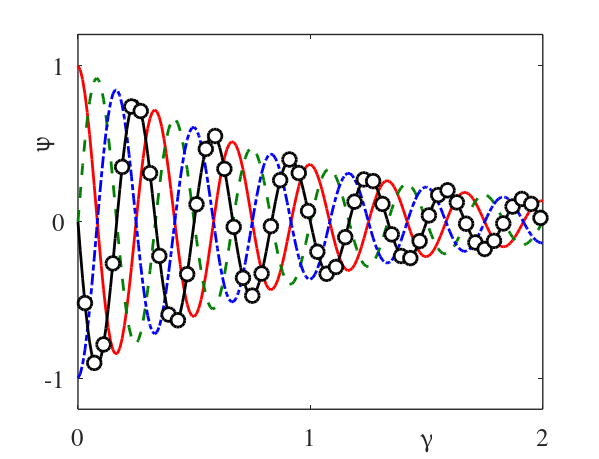

This chart was generated by the following MATLAB code:

clear
close all;

x=[0:.01:2];
y1= exp(-x).*cos(6*pi*x);
y2= exp(-x).*sin(6*pi*x);
y3=-exp(-x).*cos(6*pi*x);
y4=-exp(-x).*sin(6*pi*x);

figure(1)
%% set figure position and size:
set(gcf,'position',[160 280 600 460])
%% keep position and size when printing:
set(gcf,'PaperPositionMode','auto')
%% set fonts and frame:
set(gca,'Fontn','Times','FontSize',18,'linewidth',1)
%% to plot several curves on top of each other:
hold on
%% plot curves:
plot(x,y1,'-' ,'color','r'     ,'linewidth',2)
plot(x,y2,'--','color',[0 .5 0],'linewidth',2) % [0 .5 0] is dark green in rgb
plot(x,y3,'-.','color',[0  0 1],'linewidth',2) % [0 0 1] is light blue in rgb
plot(x,y4,'-','color','k','linewidth',2,'markersize',8,'markerfacecolor','w')
plot(x(4:4:end),y4(4:4:end),'o','color','k','linewidth',2,'markersize',10,'markerfacecolor','w')
%% log scale along x:
%set(gca,'xsca','log')
%% set axes limits [xmin xmax ymin ymax]:
axis([0 2 -1.2 1.2])
%% x-axis ticks:
set(gca,'xtick',[0 1 2])
%% y-axis ticks:
set(gca,'ytick',[-1 0 1])
%% x and y labels:
xlabel('\gamma','position',[1.5 -1.35])
ylabel('\psi','position',[-.1 .5])
%%
box on
%% For a vectorial figure (for latex):
print -deps2c figure_name.eps
%% For an image figure at resolution 300 pixels/inch (for word):
%print -dpng -r300 figure_name.png
